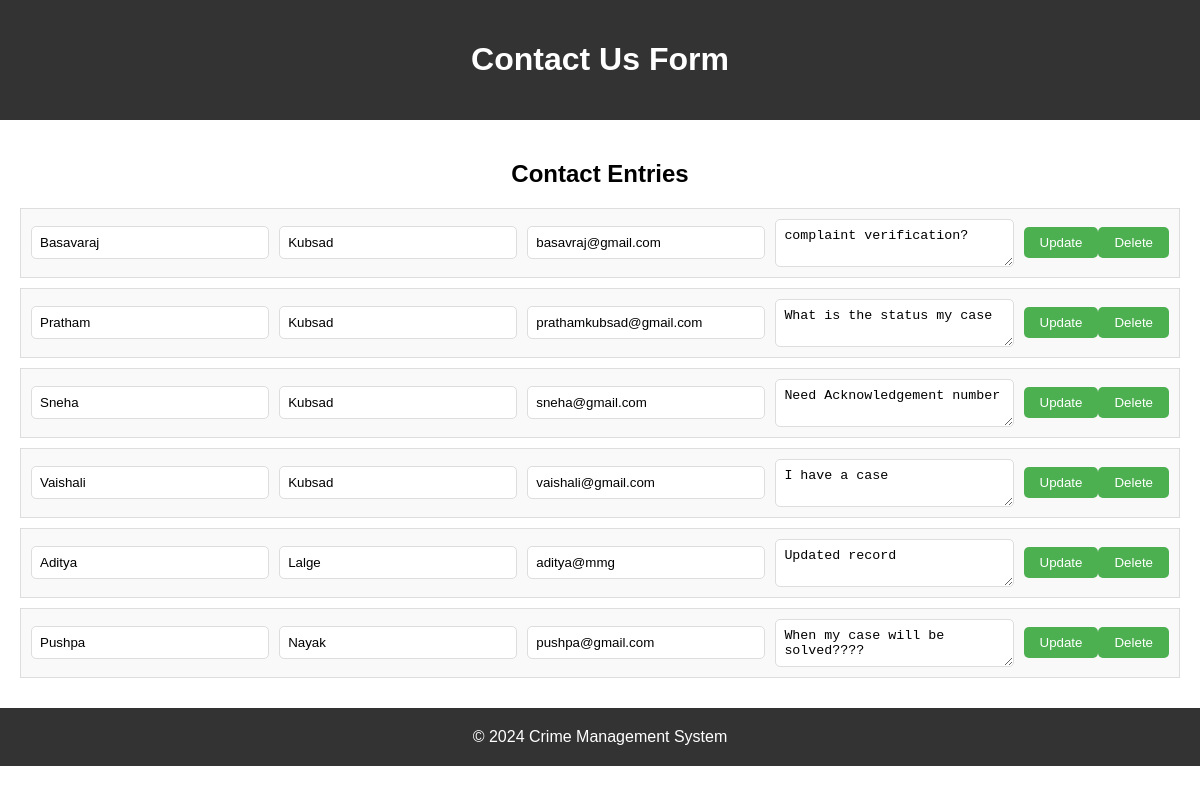
The app's page /tut/trial.php with its own data.
### tables this page shows
CREATE TABLE IF NOT EXISTS `contactus_details` (
  `SNO` int(4) NOT NULL AUTO_INCREMENT,
  `FNAME` varchar(12) NOT NULL,
  `LNAME` varchar(12) NOT NULL,
  `EMAIL` varchar(100) NOT NULL,
  `MESSAGE` varchar(100) NOT NULL,
  PRIMARY KEY (`SNO`,`EMAIL`)
);

### tut/trial.php (the view, shortened to what this page needs)
    <?php
$servername = 'localhost';
$username = 'root';
$password = '';
$database_name = 'dbtrailmine';
$con = mysqli_connect($servername, $username, $password, $database_name);
function getContacts($con)
{
    $sql = 'SELECT * FROM contactus_details';
    $result = mysqli_query($con, $sql);
    $contacts = mysqli_fetch_all($result, MYSQLI_ASSOC);
    return $contacts;
}
?>
<!DOCTYPE html>
<html lang="en">
<head>
</head>
<body>
    <header>
        <h1>Contact Us Form</h1>
    </header>
    <main>
        <h2>Contact Entries</h2>
        <?php
        $contacts = getContacts($con);
        foreach ($contacts as $contact) {
            echo '<div class="contact">';
            echo '<form method="post">';
            echo '<input type="text" name="fname" value="' . $contact['FNAME'] . '" required>';
            echo '<input type="text" name="lname" value="' . $contact['LNAME'] . '" required>';
            echo '<input type="text" name="email" value="' . $contact['EMAIL'] . '" required>';
            echo '<textarea name="Message" required>' . $contact['MESSAGE'] . '</textarea>';
            echo '<button type="submit" name="update">Update</button>';
            echo '<button type="submit" name="delete">Delete</button>';
            echo '</form>';
            echo '</div>';
        }
        ?>
    </main>
    <footer>
        &copy; <?php echo date("Y"); ?> Crime Management System
    </footer>
</body>
</html>

### tut/trial.php (style rules this page uses)
body { font-family: Arial, sans-serif; margin: 0; padding: 0; }
header { background-color: #333; color: #fff; padding: 20px; text-align: center; }
main { padding: 20px; }
h2 { text-align: center; }
.contact { background-color: #f9f9f9; border: 1px solid #ddd; margin-bottom: 10px; padding: 10px; }
.contact form { display: flex; justify-content: space-between; align-items: center; }
.contact form input[type="text"], .contact form textarea { width: 30%; padding: 8px; margin-right: 10px; border: 1px solid #ddd; border-radius: 5px; box-sizing: border-box; }
.contact form button { background-color: #4CAF50; color: white; padding: 8px 16px; border: none; border-radius: 5px; cursor: pointer; }
footer { background-color: #333; color: #fff; padding: 20px; text-align: center; }

### records on screen
contactus_details: fname "Basavaraj", lname "Kubsad", email "basavraj@gmail.com", Message "complaint verification?"
contactus_details: fname "Pratham", lname "Kubsad", email "prathamkubsad@gmail.com", Message "What is the status my case"
contactus_details: fname "Sneha", lname "Kubsad", email "sneha@gmail.com", Message "Need Acknowledgement number"
contactus_details: fname "Vaishali", lname "Kubsad", email "vaishali@gmail.com", Message "I have a case"
contactus_details: fname "Aditya", lname "Lalge", email "aditya@mmg", Message "Updated record"
contactus_details: fname "Pushpa", lname "Nayak", email "pushpa@gmail.com", Message "When my case will be solved????"
